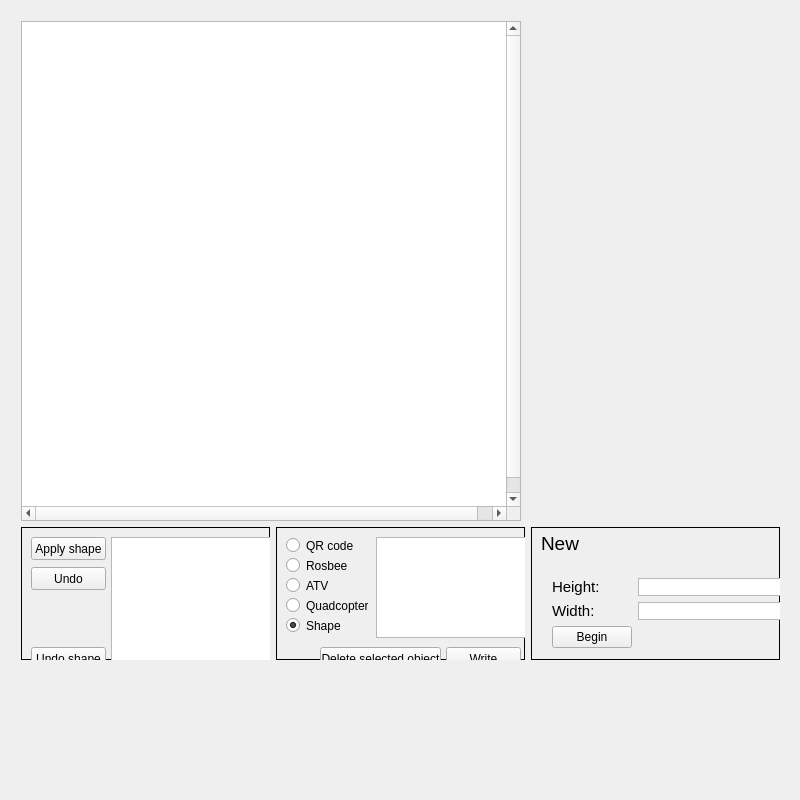
<?xml version="1.0" encoding="UTF-8"?>
<ui version="4.0">
 <class>MainWindow</class>
 <widget class="QMainWindow" name="MainWindow">
  <property name="geometry">
   <rect>
    <x>0</x>
    <y>0</y>
    <width>800</width>
    <height>800</height>
   </rect>
  </property>
  <property name="sizePolicy">
   <sizepolicy hsizetype="Fixed" vsizetype="Fixed">
    <horstretch>0</horstretch>
    <verstretch>0</verstretch>
   </sizepolicy>
  </property>
  <property name="minimumSize">
   <size>
    <width>800</width>
    <height>700</height>
   </size>
  </property>
  <property name="maximumSize">
   <size>
    <width>800</width>
    <height>821</height>
   </size>
  </property>
  <property name="windowTitle">
   <string>MainWindow</string>
  </property>
  <widget class="QWidget" name="centralWidget">
   <property name="minimumSize">
    <size>
     <width>800</width>
     <height>700</height>
    </size>
   </property>
   <property name="baseSize">
    <size>
     <width>800</width>
     <height>700</height>
    </size>
   </property>
   <widget class="QWidget" name="layoutWidget">
    <property name="geometry">
     <rect>
      <x>10</x>
      <y>10</y>
      <width>781</width>
      <height>661</height>
     </rect>
    </property>
    <layout class="QGridLayout" name="gridLayout">
     <item row="1" column="1">
      <widget class="QFrame" name="frame_2">
       <property name="frameShape">
        <enum>QFrame::Panel</enum>
       </property>
       <property name="frameShadow">
        <enum>QFrame::Plain</enum>
       </property>
       <widget class="QRadioButton" name="radioButtonQR">
        <property name="geometry">
         <rect>
          <x>10</x>
          <y>10</y>
          <width>82</width>
          <height>17</height>
         </rect>
        </property>
        <property name="text">
         <string>QR code</string>
        </property>
       </widget>
       <widget class="QRadioButton" name="radioButtonRos">
        <property name="geometry">
         <rect>
          <x>10</x>
          <y>30</y>
          <width>82</width>
          <height>17</height>
         </rect>
        </property>
        <property name="text">
         <string>Rosbee</string>
        </property>
       </widget>
       <widget class="QRadioButton" name="radioButtonCopter">
        <property name="geometry">
         <rect>
          <x>10</x>
          <y>70</y>
          <width>82</width>
          <height>17</height>
         </rect>
        </property>
        <property name="text">
         <string>Quadcopter</string>
        </property>
       </widget>
       <widget class="QRadioButton" name="radioButtonATV">
        <property name="geometry">
         <rect>
          <x>10</x>
          <y>50</y>
          <width>82</width>
          <height>17</height>
         </rect>
        </property>
        <property name="text">
         <string>ATV</string>
        </property>
       </widget>
       <widget class="QListView" name="listViewObjects">
        <property name="geometry">
         <rect>
          <x>100</x>
          <y>10</y>
          <width>151</width>
          <height>101</height>
         </rect>
        </property>
       </widget>
       <widget class="QPushButton" name="pushButton_6">
        <property name="geometry">
         <rect>
          <x>170</x>
          <y>120</y>
          <width>75</width>
          <height>23</height>
         </rect>
        </property>
        <property name="text">
         <string>Write</string>
        </property>
       </widget>
       <widget class="QRadioButton" name="radioButtonShape">
        <property name="geometry">
         <rect>
          <x>10</x>
          <y>90</y>
          <width>82</width>
          <height>17</height>
         </rect>
        </property>
        <property name="text">
         <string>Shape</string>
        </property>
        <property name="checked">
         <bool>true</bool>
        </property>
       </widget>
       <widget class="QPushButton" name="pushButton_7">
        <property name="geometry">
         <rect>
          <x>44</x>
          <y>120</y>
          <width>121</width>
          <height>23</height>
         </rect>
        </property>
        <property name="text">
         <string>Delete selected object</string>
        </property>
       </widget>
      </widget>
     </item>
     <item row="1" column="0">
      <widget class="QFrame" name="frame">
       <property name="frameShape">
        <enum>QFrame::Panel</enum>
       </property>
       <property name="frameShadow">
        <enum>QFrame::Plain</enum>
       </property>
       <widget class="QPushButton" name="pushButton">
        <property name="geometry">
         <rect>
          <x>10</x>
          <y>10</y>
          <width>75</width>
          <height>23</height>
         </rect>
        </property>
        <property name="text">
         <string>Apply shape</string>
        </property>
       </widget>
       <widget class="QPushButton" name="pushButton_2">
        <property name="geometry">
         <rect>
          <x>10</x>
          <y>120</y>
          <width>75</width>
          <height>23</height>
         </rect>
        </property>
        <property name="text">
         <string>Undo shape</string>
        </property>
       </widget>
       <widget class="QListView" name="listViewPoints">
        <property name="geometry">
         <rect>
          <x>90</x>
          <y>10</y>
          <width>161</width>
          <height>131</height>
         </rect>
        </property>
       </widget>
       <widget class="QPushButton" name="pushButtonUndo">
        <property name="geometry">
         <rect>
          <x>10</x>
          <y>40</y>
          <width>75</width>
          <height>23</height>
         </rect>
        </property>
        <property name="text">
         <string>Undo</string>
        </property>
       </widget>
      </widget>
     </item>
     <item row="0" column="0" colspan="3">
      <widget class="QGraphicsView" name="graphicsView">
       <property name="sizePolicy">
        <sizepolicy hsizetype="Preferred" vsizetype="Fixed">
         <horstretch>0</horstretch>
         <verstretch>0</verstretch>
        </sizepolicy>
       </property>
       <property name="minimumSize">
        <size>
         <width>500</width>
         <height>500</height>
        </size>
       </property>
       <property name="maximumSize">
        <size>
         <width>500</width>
         <height>500</height>
        </size>
       </property>
       <property name="sceneRect">
        <rectf>
         <x>0.000000000000000</x>
         <y>0.000000000000000</y>
         <width>500.000000000000000</width>
         <height>500.000000000000000</height>
        </rectf>
       </property>
      </widget>
     </item>
     <item row="1" column="2">
      <widget class="QFrame" name="frame_3">
       <property name="frameShape">
        <enum>QFrame::Panel</enum>
       </property>
       <property name="frameShadow">
        <enum>QFrame::Plain</enum>
       </property>
       <widget class="QWidget" name="formLayoutWidget">
        <property name="geometry">
         <rect>
          <x>10</x>
          <y>40</y>
          <width>325</width>
          <height>242</height>
         </rect>
        </property>
        <layout class="QFormLayout" name="formLayout">
         <property name="fieldGrowthPolicy">
          <enum>QFormLayout::AllNonFixedFieldsGrow</enum>
         </property>
         <item row="0" column="0">
          <widget class="QLabel" name="label">
           <property name="font">
            <font>
             <pointsize>11</pointsize>
            </font>
           </property>
           <property name="text">
            <string>Height: </string>
           </property>
          </widget>
         </item>
         <item row="1" column="0">
          <widget class="QLabel" name="label_2">
           <property name="font">
            <font>
             <pointsize>11</pointsize>
            </font>
           </property>
           <property name="text">
            <string>Width: </string>
           </property>
          </widget>
         </item>
         <item row="1" column="1">
          <widget class="QPlainTextEdit" name="plainTextEditWidth">
           <property name="sizePolicy">
            <sizepolicy hsizetype="Ignored" vsizetype="Ignored">
             <horstretch>0</horstretch>
             <verstretch>0</verstretch>
            </sizepolicy>
           </property>
           <property name="maximumSize">
            <size>
             <width>160</width>
             <height>18</height>
            </size>
           </property>
           <property name="verticalScrollBarPolicy">
            <enum>Qt::ScrollBarAlwaysOff</enum>
           </property>
           <property name="horizontalScrollBarPolicy">
            <enum>Qt::ScrollBarAlwaysOff</enum>
           </property>
           <property name="tabChangesFocus">
            <bool>true</bool>
           </property>
           <property name="tabStopWidth">
            <number>80</number>
           </property>
          </widget>
         </item>
         <item row="0" column="1">
          <widget class="QPlainTextEdit" name="plainTextEditHeight">
           <property name="sizePolicy">
            <sizepolicy hsizetype="Ignored" vsizetype="Ignored">
             <horstretch>0</horstretch>
             <verstretch>0</verstretch>
            </sizepolicy>
           </property>
           <property name="maximumSize">
            <size>
             <width>160</width>
             <height>18</height>
            </size>
           </property>
           <property name="verticalScrollBarPolicy">
            <enum>Qt::ScrollBarAlwaysOff</enum>
           </property>
           <property name="horizontalScrollBarPolicy">
            <enum>Qt::ScrollBarAlwaysOff</enum>
           </property>
           <property name="tabChangesFocus">
            <bool>true</bool>
           </property>
           <property name="tabStopWidth">
            <number>80</number>
           </property>
          </widget>
         </item>
         <item row="2" column="0">
          <widget class="QPushButton" name="pushButtonBegin">
           <property name="text">
            <string>Begin</string>
           </property>
          </widget>
         </item>
        </layout>
       </widget>
       <widget class="QLabel" name="label_4">
        <property name="geometry">
         <rect>
          <x>10</x>
          <y>10</y>
          <width>46</width>
          <height>13</height>
         </rect>
        </property>
        <property name="font">
         <font>
          <pointsize>14</pointsize>
         </font>
        </property>
        <property name="text">
         <string>New</string>
        </property>
       </widget>
      </widget>
     </item>
    </layout>
   </widget>
  </widget>
  <widget class="QMenuBar" name="menuBar">
   <property name="geometry">
    <rect>
     <x>0</x>
     <y>0</y>
     <width>800</width>
     <height>21</height>
    </rect>
   </property>
  </widget>
 </widget>
 <layoutdefault spacing="6" margin="11"/>
 <resources/>
 <connections/>
</ui>
